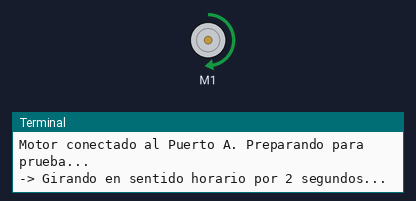
Bench run of a program on a simulated Raspberry Pi (BCM pin numbers) with a Build HAT. Shown: DC motor (green arrow = forward, orange = backward, longer = faster), the last lines printed to the terminal. At 10.1 s the program stops and its outputs stay as they are.

Above: at 0.2 s.
At 5.2 s:
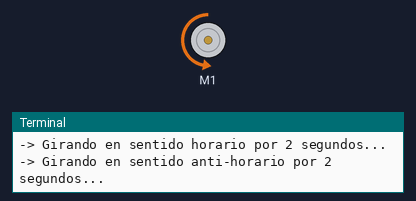
At 7.2 s:
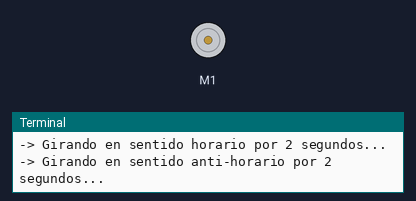
Timing chart, 0 to 8.7 s (numbered marks = the images above):
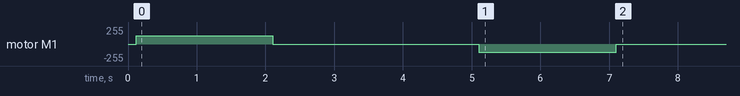

The program:

motor_control.py
```python
import time
from buildhat import Motor

# Asume que un motor está conectado al puerto A del Build HAT
motor_a = Motor('A')

print("Motor conectado al Puerto A. Preparando para prueba...")

def test_motor():
    """Corre una prueba simple: gira en un sentido y luego en el otro."""
    try:
        print("-> Girando en sentido horario por 2 segundos...")
        motor_a.run_for_seconds(seconds=2, speed=50)
        time.sleep(3) # Espera a que termine el movimiento

        print("-> Girando en sentido anti-horario por 2 segundos...")
        motor_a.run_for_seconds(seconds=2, speed=-50)
        time.sleep(3) # Espera a que termine

        print("Prueba de motor finalizada.")

    except Exception as e:
        print(f"Ocurrió un error durante la prueba: {e}")

if __name__ == "__main__":
    test_motor()
```

Measured:
- by itself, motor M1: stopped → forward 127/255 at 0.12 s, → stopped 2.0 s later, → backward 127/255 3.0 s later, → stopped 2.0 s later
